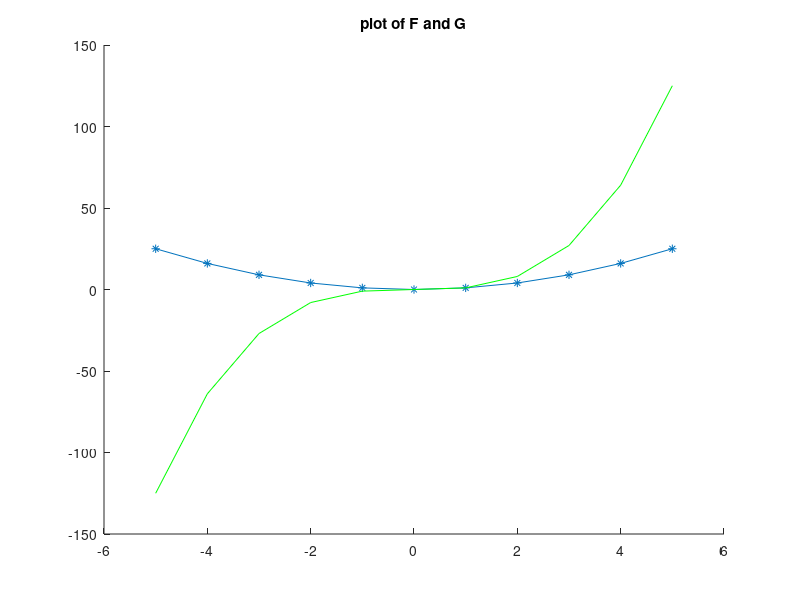
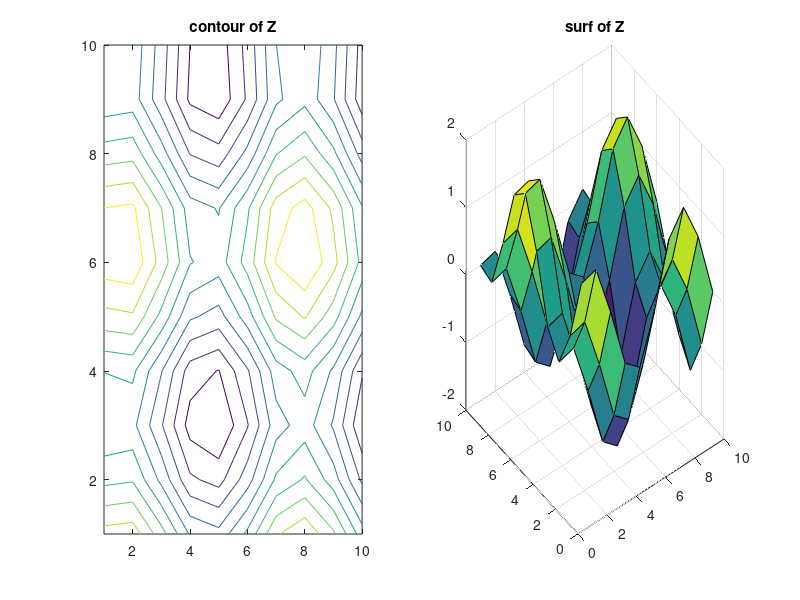
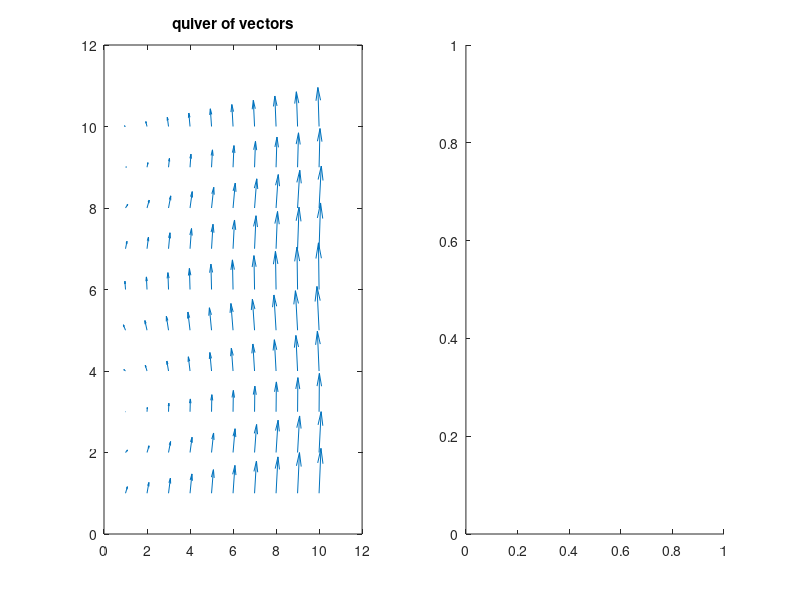

Recreate these plots in MATLAB, in order. (Note: this script raises an error after producing the figures.)
% Explain the difference between and create or find an example of each of the following plots: plot(), 
% contour(), surf(), streamline(), and quiver(). 

%% section 0 - clean up
close all;
clear all;
clc;

%% section 1 - demo plot()

disp("plot() will create a two dimentional plot taking two vectors of type numeric with equal lengths as arguments")
disp("plot can be configured with several different formats and colors using tags as a third optional argument")
disp(" ")

% define two function to plot as experssion types
f = @(x) x.^2;
g = @(x) x.^3;

% create x vector to evaluate g(x) and f(x) over
x = -5:1:5;

% create F and G vectorsr to plot 
F = f(x);
G = g(x);

% change plot mode to hold ( both functions on same plot )
hold on;

% plot F and G vs x with style tags
plot(x,F,'-*');
plot(x,G,'green');
title("plot of F and G")

clear G F g f x
%% section 2 - demo contour() and surf()

disp("contour() will create a two dimentional representation of a 3 dimentional function using contour lines")
disp("similar to a contour map")
disp(" ")
disp("surf() uses a similar input and output but will create and connect points with a Z height over an X-Y plane")
disp(" ")

% define 3 dimentional function of x and y
f = @(x,y) cos(x) + sin(y);

%iterate through 100 postions of Z to create a plotable matrix
Z=zeros(10);
for i = 1:1:10
    for j = 1:1:10
        Z(i,j) = f(i,j);
    end
end

% create and plot on new figure
figure
subplot(1,2,1);
contour(Z);
title("contour of Z")

subplot(1,2,2);
surf(Z);
title("surf of Z")

clear i j f Z

%% section 3 - demo streamline() and quiver()

disp("steamline() will trace a streamline in a vector field. think of it as a simulation of a partical in a particular flow")
disp("it takes scalars of postion, magnitude and direction and can be used in 3d, I'll demo it in two")
disp(" ")
disp("quiver() will draw a traditional vector feild in two dimentions")
disp(" ")

% create functions which will give our vectors a u and v component at any
% [x,y]

u = @(x,y) sin(y); % x component
v = @(x,y) x+cos(y); % y component

% create vectors repesenting postions of and magnitude of ploted data. the vectors are
% represented by the index

k=1;
for i = 1:1:10
    for j = 1:1:10
        X(k) = i;
        Y(k) = j;
        U(k) = u(i,j);
        V(k) = v(i,j);
        k=k+1;
    end
end

figure
subplot(1,2,1);
quiver(X,Y,U,V);
title("quiver of vectors")

clear i j k X Y

% set up for steamline 
% create arrays of X Y data for 9 start points
[Xstart,Ystart] = meshgrid(0:3,0:3);
[X,Y] = meshgrid(1:9,1:9);
U = u(X,Y);
V = v(X,Y);

subplot(1,2,2);
verts = stream2(X,Y,U,V,Xstart*(3),Ystart*(2)); % format verts to be a streamline object
streamline(verts)
title("streamline of vectors")

clear all;







